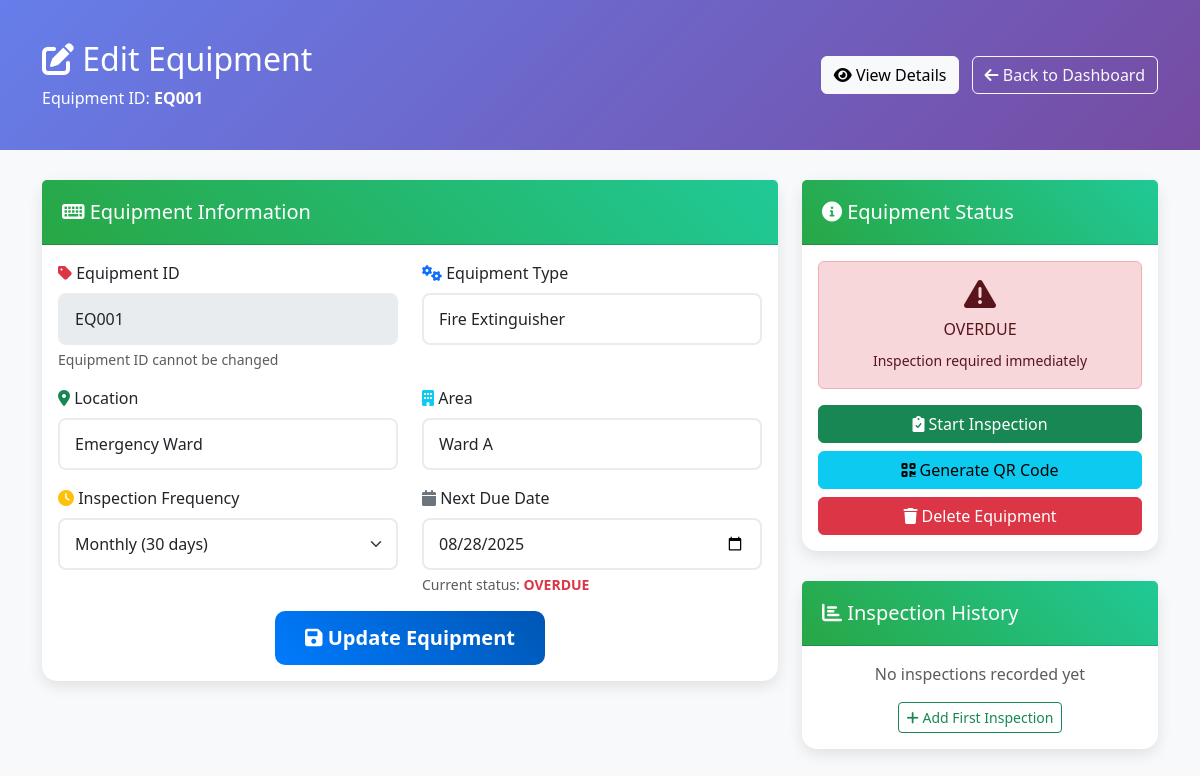
/edit-equipment.php?id=EQ001, run on the app's committed database.
### tables this page shows
CREATE TABLE equipments (
    id INT AUTO_INCREMENT PRIMARY KEY,
    equipment_id VARCHAR(50) NOT NULL UNIQUE,
    type VARCHAR(100),
    location VARCHAR(100),
    area VARCHAR(100),
    frequency VARCHAR(20),          
    due_date DATE NOT NULL,
    created_at DATETIME DEFAULT CURRENT_TIMESTAMP,
    updated_at DATETIME DEFAULT CURRENT_TIMESTAMP
);

### config.php (called while the page is built, shortened)
<?php
class Database {
    private $connection;
    public function __construct() {
        try {
            $this->connection = new PDO(
                "mysql:host=" . DB_HOST . ";dbname=" . DB_NAME,
                DB_USER,
                DB_PASS,
                [
                    PDO::ATTR_ERRMODE => PDO::ERRMODE_EXCEPTION,
                    PDO::ATTR_DEFAULT_FETCH_MODE => PDO::FETCH_ASSOC
                ]
            );
        } catch(PDOException $e) {
            die("Connection failed: " . $e->getMessage());
        }
    }
    public function query($sql, $params = []) {
        $stmt = $this->connection->prepare($sql);
        $stmt->execute($params);
        return $stmt;
    }
    public function fetchAll($sql, $params = []) {
        return $this->query($sql, $params)->fetchAll();
    }
    public function fetchOne($sql, $params = []) {
        return $this->query($sql, $params)->fetch();
    }
}
function sanitize($data) {
    return htmlspecialchars(strip_tags(trim($data)));
}
function isOverdue($due_date) {
    return strtotime($due_date) < strtotime('today');
}
$db = new Database();
?>

### edit-equipment.php (the view, shortened to what this page needs)
<?php
require_once 'config.php';
$equipment_id = isset($_GET['id']) ? sanitize($_GET['id']) : '';
$equipment = $db->fetchOne("SELECT * FROM equipments WHERE equipment_id = ?", [$equipment_id]);
$inspections = [];
if ($equipment) {
    $inspections = $db->fetchAll(
        "SELECT * FROM inspections WHERE equipment_id = ? ORDER BY submitted_at DESC LIMIT 10",
        [$equipment_id]
    );
}
?>
<!DOCTYPE html>
<html lang="en">
<head>
    <link href="https://cdn.jsdelivr.net/npm/bootstrap@5.3.0/dist/css/bootstrap.min.css" rel="stylesheet">
    <link href="https://cdnjs.cloudflare.com/ajax/libs/font-awesome/6.0.0/css/all.min.css" rel="stylesheet">
</head>
<body>
    <div class="page-header">
        <div class="container">
            <div class="row align-items-center">
                <div class="col-md-6">
                    <h2><i class="fas fa-edit"></i> Edit Equipment</h2>
                    <p class="mb-0">Equipment ID: <strong><?php echo $equipment_id; ?></strong></p>
                </div>
                <div class="col-md-6 text-md-end">
                    <a href="index.php?id=<?php echo $equipment_id; ?>" class="btn btn-light me-2">
                        <i class="fas fa-eye"></i> View Details
                    </a>
                    <a href="index.php" class="btn btn-outline-light">
                        <i class="fas fa-arrow-left"></i> Back to Dashboard
                    </a>
                </div>
            </div>
        </div>
    </div>
    <div class="container">
        <?php if ($equipment): ?>
            <div class="row">
                <div class="col-lg-8">
                    <div class="edit-card card">
                        <div class="card-header">
                            <h5 class="mb-0"><i class="fas fa-keyboard"></i> Equipment Information</h5>
                        </div>
                        <div class="card-body">
                            <form method="POST" action="">
                                <div class="row">
                                    <div class="col-md-6">
                                        <div class="mb-3">
                                            <label for="equipment_id_display" class="form-label">
                                                <i class="fas fa-tag text-danger"></i> Equipment ID
                                            </label>
                                            <input type="text" class="form-control" id="equipment_id_display"
                                                   value="<?php echo $equipment['equipment_id']; ?>" disabled>
                                            <div class="form-text">Equipment ID cannot be changed</div>
                                        </div>
                                    </div>
                                    <div class="col-md-6">
                                        <div class="mb-3">
                                            <label for="type" class="form-label">
                                                <i class="fas fa-cogs text-primary"></i> Equipment Type
                                            </label>
                                            <input type="text" class="form-control" id="type" name="type"
                                                   value="<?php echo htmlspecialchars($equipment['type']); ?>"
                                                   placeholder="e.g., Fire Extinguisher, Safety Equipment">
                                        </div>
                                    </div>
                                </div>
                                <div class="row">
                                    <div class="col-md-6">
                                        <div class="mb-3">
                                            <label for="location" class="form-label">
                                                <i class="fas fa-map-marker-alt text-success"></i> Location
                                            </label>
                                            <input type="text" class="form-control" id="location" name="location"
                                                   value="<?php echo htmlspecialchars($equipment['location']); ?>"
                                                   placeholder="e.g., Emergency Ward, Operation Theater">
                                        </div>
                                    </div>
                                    <div class="col-md-6">
                                        <div class="mb-3">
                                            <label for="area" class="form-label">
                                                <i class="fas fa-building text-info"></i> Area
                                            </label>
                                            <input type="text" class="form-control" id="area" name="area"
                                                   value="<?php echo htmlspecialchars($equipment['area']); ?>"
                                                   placeholder="e.g., Ward A, Ground Floor">
                                        </div>
                                    </div>
                                </div>
                                <div class="row">
                                    <div class="col-md-6">
                                        <div class="mb-3">
                                            <label for="frequency" class="form-label">
                                                <i class="fas fa-clock text-warning"></i> Inspection Frequency
                                            </label>
                                            <select class="form-select" id="frequency" name="frequency" onchange="updateDueDate()">
                                                <option value="Monthly" <?php echo $equipment['frequency'] === 'Monthly' ? 'selected' : ''; ?>>Monthly (30 days)</option>
                                            </select>
                                        </div>
                                    </div>
                                    <div class="col-md-6">
                                        <div class="mb-3">
                                            <label for="due_date" class="form-label">
                                                <i class="fas fa-calendar text-secondary"></i> Next Due Date
                                            </label>
                                            <input type="date" class="form-control" id="due_date" name="due_date"
                                                   value="<?php echo $equipment['due_date']; ?>">
                                            <div class="form-text">Current status:
                                                <?php if (isOverdue($equipment['due_date'])): ?>
                                                    <span class="text-danger"><strong>OVERDUE</strong></span>
                                                <?php elseif (isDueSoon($equipment['due_date'])): ?>
                                                    <span class="text-warning"><strong>DUE SOON</strong></span>
                                                <?php else: ?>
                                                    <span class="text-success"><strong>CURRENT</strong></span>
                                                <?php endif; ?>
                                            </div>
                                        </div>
                                    </div>
                                </div>
                                <div class="text-center">
                                    <button type="submit" class="btn btn-update btn-lg">
                                        <i class="fas fa-save"></i> Update Equipment
                                    </button>
                                </div>
                            </form>
                        </div>
                    </div>
                </div>
                <div class="col-lg-4">
                    <div class="edit-card card">
                        <div class="card-header">
                            <h5 class="mb-0"><i class="fas fa-info-circle"></i> Equipment Status</h5>
                        </div>
                        <div class="card-body">
                            <div class="text-center mb-3">
                                <?php if (isOverdue($equipment['due_date'])): ?>
                                    <div class="alert alert-danger">
                                        <i class="fas fa-exclamation-triangle fa-2x"></i>
                                        <h6 class="mt-2">OVERDUE</h6>
                                        <small>Inspection required immediately</small>
                                    </div>
                                <?php endif; ?>
                            </div>
                            <div class="d-grid gap-2">
                                <a href="login.php?equipment_id=<?php echo $equipment_id; ?>" class="btn btn-success">
                                    <i class="fas fa-clipboard-check"></i> Start Inspection
                                </a>
                                <a href="generate-qr.php?id=<?php echo $equipment_id; ?>" class="btn btn-info">
                                    <i class="fas fa-qrcode"></i> Generate QR Code
                                </a>
                                <button class="btn btn-danger" onclick="deleteEquipment('<?php echo $equipment_id; ?>')">
                                    <i class="fas fa-trash"></i> Delete Equipment
                                </button>
                            </div>
                        </div>
                    </div>
                    <div class="edit-card card">
                        <div class="card-header">
                            <h5 class="mb-0"><i class="fas fa-chart-bar"></i> Inspection History</h5>
                        </div>
                        <div class="card-body">
                            <?php if ($inspections): ?>
                                <p class="mb-3">Total Inspections: <strong><?php echo count($inspections); ?></strong></p>
                                <div style="max-height: 300px; overflow-y: auto;">
                                    <?php foreach ($inspections as $inspection): ?>
                                        <div class="inspection-item">
                                            <div class="d-flex justify-content-between align-items-start">
                                                <div>
                                                    <strong><?php echo $inspection['inspector_name']; ?></strong><br>
                                                    <small class="text-muted"><?php echo formatDate($inspection['submitted_at']); ?></small>
                                                </div>
                                                <div class="text-end">
                                                    <?php
                                                    $questions = ['q1_safety_pin', 'q2_gauge_green', 'q3_weight_appropriate', 'q4_no_damage', 'q5_hanging_clip', 'q6_accessible', 'q7_refill_overdue', 'q8_instructions_visible'];
                                                    $yes_count = 0;
                                                    foreach ($questions as $q) {
                                                        if ($inspection[$q] === 'Yes') $yes_count++;
                                                        if ($q === 'q7_refill_overdue' && $inspection[$q] === 'No') $yes_count++;
                                                    }
                                                    $score = ($yes_count / 8) * 100;
                                                    ?>
                                                    <span class="badge <?php echo $score >= 80 ? 'bg-success' : ($score >= 60 ? 'bg-warning' : 'bg-danger'); ?>">
                                                        <?php echo round($score); ?>%
                                                    </span>
                                                </div>
                                            </div>
                                            <?php if ($inspection['remarks']): ?>
                                                <div class="mt-2">
                                                    <small><strong>Remarks:</strong> <?php echo htmlspecialchars($inspection['remarks']); ?></small>
                                                </div>
                                            <?php endif; ?>
                                        </div>
                                    <?php endforeach; ?>
                                </div>
                            <?php else: ?>
                                <p class="text-muted text-center">No inspections recorded yet</p>
                                <div class="text-center">
                                    <a href="login.php?equipment_id=<?php echo $equipment_id; ?>" class="btn btn-outline-success btn-sm">
                                        <i class="fas fa-plus"></i> Add First Inspection
                                    </a>
                                </div>
                            <?php endif; ?>
                        </div>
                    </div>
                </div>
            </div>
        <?php endif; ?>
    </div>
</body>
</html>

### edit-equipment.php (style rules this page uses)
body { background-color: #f8f9fa; }
.page-header { background: linear-gradient(135deg, #667eea 0%, #764ba2 100%); color: white; padding: 40px 0; margin-bottom: 30px; }
.edit-card { border: none; border-radius: 15px; box-shadow: 0 5px 15px rgba(0,0,0,0.1); margin-bottom: 30px; }
.card-header { background: linear-gradient(45deg, #28a745, #20c997); color: white; border-radius: 15px 15px 0 0; padding: 20px; }
.form-control, .form-select { border-radius: 8px; border: 2px solid #e9ecef; padding: 12px 15px; }
.btn-update { background: linear-gradient(45deg, #007bff, #0056b3); border: none; border-radius: 10px; padding: 12px 30px; font-weight: 600; color: white; }

### data on the page
equipments: equipment "EQ001", type "Fire Extinguisher", location "Emergency Ward", area "Ward A", frequency "Monthly (30 days)", due_date "08/28/2025"

### other printed values
$equipment_id "EQ001"
